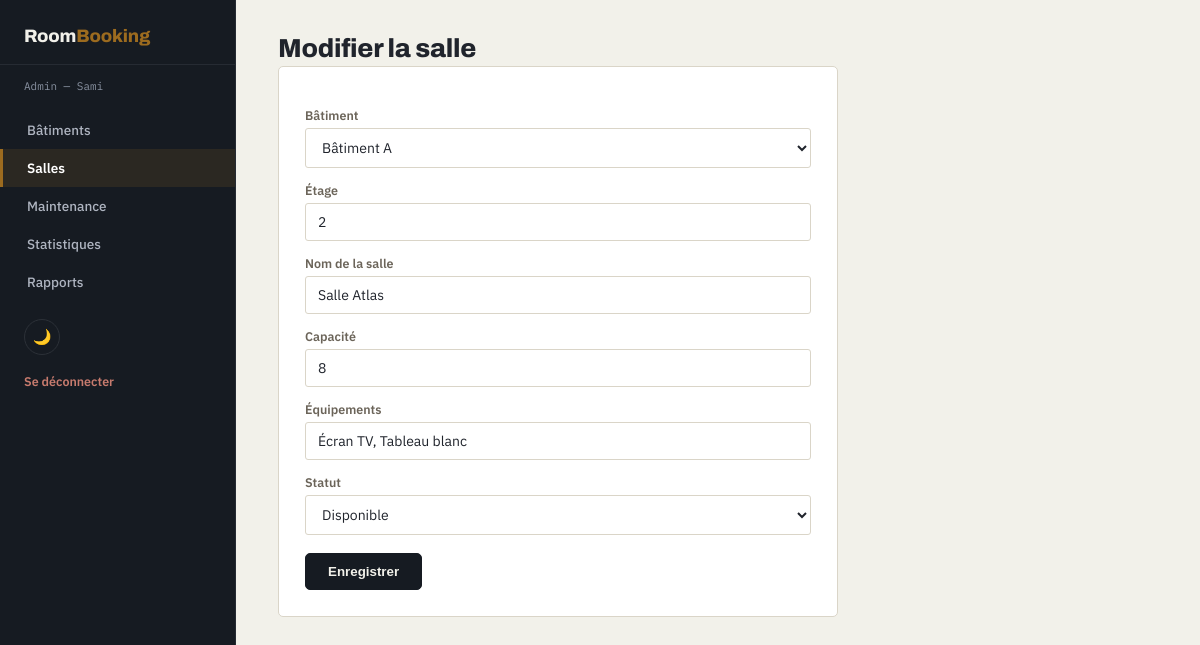
The page /View/Back/updateSalle.php?id=2 (signed in) on the database its author committed.
### tables this page shows
CREATE TABLE salle (
    id INT AUTO_INCREMENT PRIMARY KEY,
    batiment_id INT NOT NULL,
    etage INT NOT NULL,
    nom VARCHAR(100) NOT NULL,
    capacite INT NOT NULL,
    equipements VARCHAR(255) DEFAULT '',
    statut ENUM('Disponible','Maintenance','Indisponible') NOT NULL DEFAULT 'Disponible',
    FOREIGN KEY (batiment_id) REFERENCES batiment(id) ON DELETE CASCADE
);

CREATE TABLE batiment (
    id INT AUTO_INCREMENT PRIMARY KEY,
    nom VARCHAR(100) NOT NULL,
    adresse VARCHAR(150) NOT NULL,
    nombre_etages INT NOT NULL,
    latitude DECIMAL(10,7) NOT NULL,
    longitude DECIMAL(10,7) NOT NULL
);

### Controller/SalleController.php (called while the page is built, shortened)
<?php
class SalleController
{
    public function getSalleById($id)
    {
        $pdo = config::getConnexion();
        $stmt = $pdo->prepare("SELECT s.*, b.nom AS batiment_nom, b.adresse AS batiment_adresse, b.latitude AS batiment_lat, b.longitude AS batiment_lng
                                FROM salle s
                                JOIN batiment b ON s.batiment_id = b.id
                                WHERE s.id = :id");
        $stmt->execute(['id' => $id]);
        return $stmt->fetch();
    }
}

### Controller/BatimentController.php (called while the page is built, shortened)
<?php
class BatimentController
{
    public function listBatiments()
    {
        $pdo = config::getConnexion();
        $stmt = $pdo->query("SELECT * FROM batiment ORDER BY id DESC");
        return $stmt->fetchAll();
    }
}

### View/Back/updateSalle.php (the view, shortened to what this page needs)
<?php
require_once __DIR__ . '/../../Controller/SalleController.php';
require_once __DIR__ . '/../../Controller/BatimentController.php';
$controller = new SalleController();
$batimentController = new BatimentController();
$batiments = $batimentController->listBatiments();
$id = $_GET['id'] ?? null;
$data = $controller->getSalleById($id);
?>
<!DOCTYPE html>
<html lang="fr">
<head>
<link rel="stylesheet" href="assets/css/admin.css">
</head>
<body>
<?php include 'sidebar.php'; ?>
<div class="content">
    <h1>Modifier la salle</h1>
    <form id="salleForm" class="admin-form" method="POST" action="updateSalle.php?id=<?= $data['id'] ?>" novalidate>
        <label for="batimentId">Bâtiment</label>
        <select id="batimentId" name="batimentId">
            <?php foreach ($batiments as $b): ?>
            <option value="<?= $b['id'] ?>" <?= $data['batiment_id'] == $b['id'] ? 'selected' : '' ?>><?= htmlspecialchars($b['nom']) ?></option>
            <?php endforeach; ?>
        </select>
        <label for="etage">Étage</label>
        <input type="number" id="etage" name="etage" value="<?= (int)$data['etage'] ?>">
        <label for="nom">Nom de la salle</label>
        <input type="text" id="nom" name="nom" value="<?= htmlspecialchars($data['nom']) ?>">
        <label for="capacite">Capacité</label>
        <input type="number" id="capacite" name="capacite" value="<?= (int)$data['capacite'] ?>">
        <label for="equipements">Équipements</label>
        <input type="text" id="equipements" name="equipements" value="<?= htmlspecialchars($data['equipements']) ?>">
        <label for="statut">Statut</label>
        <select id="statut" name="statut">
            <?php foreach (['Disponible','Maintenance','Indisponible'] as $st): ?>
            <option value="<?= $st ?>" <?= $data['statut'] === $st ? 'selected' : '' ?>><?= $st ?></option>
            <?php endforeach; ?>
        </select>
        <button type="submit" class="btn">Enregistrer</button>
    </form>
</div>
</body>
</html>

### View/Back/assets/css/admin.css (style rules this page uses)
:root { --ink:#161B22; --paper:#F2F1EA; --panel:#FFFFFF; --line:#DAD5C8; --text:#20242C; --text-dim:#6B6459; --brass:#9C6B1F; --brass-dark:#7C5518; --slate:#3E4C63; --forest:#3F7D58; --brick:#B33F32; --amber:#B9821E; --table-header-bg:#EBE8DE; --input-bg:#FFFFFF; --circle-track:#E4E0D3; --radius:5px; --radius-sm:3px; color-scheme: light; }
* { box-sizing:border-box; }
body { margin:0; background:var(--paper); color:var(--text); transition:background .2s, color .2s; font-family:'IBM Plex Sans', Arial, sans-serif; display:flex; min-height:100vh; }
h1,h2,h3 { font-family:'Archivo', sans-serif; font-weight:800; letter-spacing:-.01em; }
.content { flex:1; padding:34px 42px; }
.content h1 { margin:0 0 4px; font-size:26px; }
form.admin-form { max-width:560px; background:var(--panel); border:1px solid var(--line); border-radius:var(--radius); padding:26px; }
form.admin-form label { display:block; margin:14px 0 5px; font-size:12.5px; color:var(--text-dim); font-weight:600; }
form.admin-form input, form.admin-form select, form.admin-form textarea { width:100%; padding:9px 12px; background:var(--input-bg); border:1px solid var(--line); border-radius:var(--radius-sm); color:var(--text); font-size:14px; font-family:'IBM Plex Sans', sans-serif; }
.btn { margin-top:18px; background:var(--ink); color:#F2F1EA; border:1px solid var(--ink); padding:10px 22px; border-radius:var(--radius); font-weight:600; cursor:pointer; }

### rows shown on the page
salle: batimentId "Bâtiment A", etage "2", nom "Salle Atlas", capacite "8", equipements "Écran TV, Tableau blanc", statut "Disponible"

### other values the page prints
$role "Admin"
$_SESSION['prenom'] "Sami"
